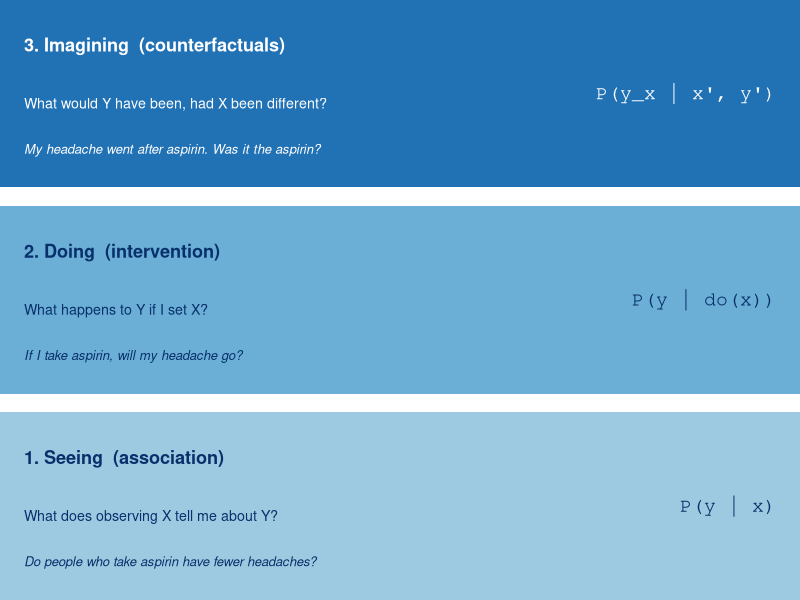
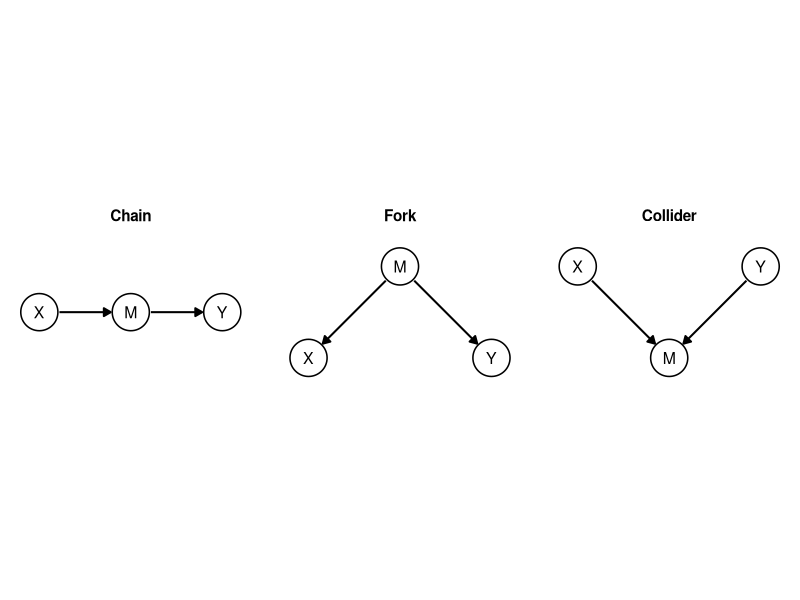
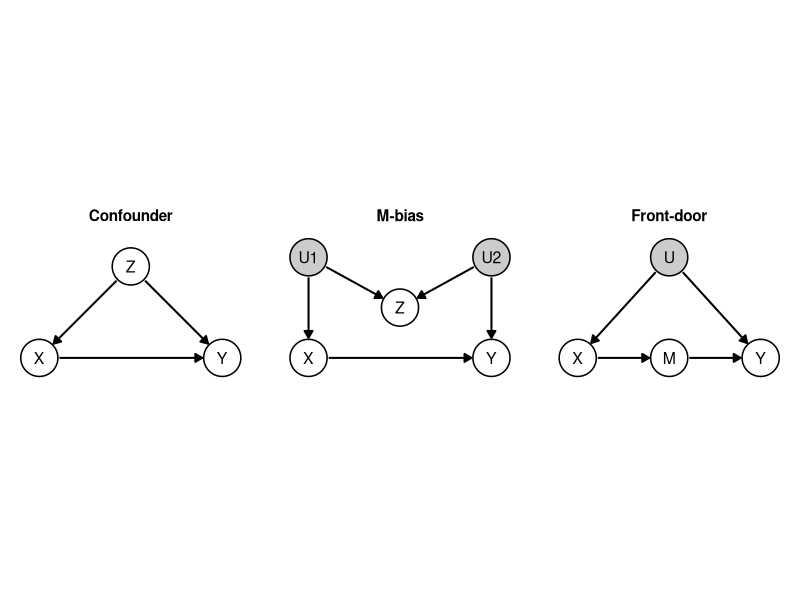

Write the R code that produced these figures, in order.
## ---- chunk 1
#| label: setup
#| include: false
library(ggplot2)
library(dplyr)
theme_set(theme_minimal(base_size = 12))
set.seed(2026)
## ---- chunk 2
#| label: fig-ladder
#| fig-cap: "The three rungs of the ladder of causation. Each rung needs strictly more causal knowledge than the one below it."
#| fig-height: 5
rungs <- tibble(
  ymin = c(0, 1.1, 2.2),
  ymax = c(1, 2.1, 3.2),
  fill = c("#9ecae1", "#6baed6", "#2171b5"),
  txt  = c("#08306b", "#08306b", "white"),
  title = c("1. Seeing  (association)",
            "2. Doing  (intervention)",
            "3. Imagining  (counterfactuals)"),
  q = c("What does observing X tell me about Y?",
        "What happens to Y if I set X?",
        "What would Y have been, had X been different?"),
  sym = c("P(y | x)", "P(y | do(x))", "P(y_x | x', y')"),
  ex = c("Do people who take aspirin have fewer headaches?",
         "If I take aspirin, will my headache go?",
         "My headache went after aspirin. Was it the aspirin?")
)
ggplot(rungs) +
  geom_rect(aes(xmin = 0, xmax = 10, ymin = ymin, ymax = ymax, fill = fill)) +
  geom_text(aes(x = 0.3, y = ymax - 0.2, label = title, colour = txt),
            hjust = 0, vjust = 1, fontface = "bold", size = 4.6) +
  geom_text(aes(x = 0.3, y = ymax - 0.52, label = q, colour = txt),
            hjust = 0, vjust = 1, size = 3.6) +
  geom_text(aes(x = 0.3, y = ymin + 0.18, label = ex, colour = txt),
            hjust = 0, vjust = 0, size = 3.3, fontface = "italic") +
  geom_text(aes(x = 9.7, y = (ymin + ymax) / 2, label = sym, colour = txt),
            hjust = 1, size = 5, family = "mono") +
  scale_fill_identity() + scale_colour_identity() +
  coord_cartesian(xlim = c(0, 10), ylim = c(0, 3.2), expand = FALSE) +
  theme_void()
## ---- chunk 3
#| label: same-data
n <- 1e6
# Model A: X causes Y
xa <- rbinom(n, 1, 0.5)
ya <- rbinom(n, 1, 0.3 + 0.4 * xa)
# Model B: hidden U drives both; X is a copy of U
ub <- rbinom(n, 1, 0.5)
xb <- ub
yb <- rbinom(n, 1, 0.3 + 0.4 * ub)

# intervening: set X by an outside coin
do_a <- function(x) mean(rbinom(n, 1, 0.3 + 0.4 * x))
do_b <- function(x) mean(rbinom(n, 1, 0.3 + 0.4 * ub))   # X has no arrow into Y

tibble(
  model = c("A: X causes Y", "B: X is a copy of a hidden cause"),
  `P(Y=1 | X=1)` = c(mean(ya[xa == 1]), mean(yb[xb == 1])),
  `P(Y=1 | X=0)` = c(mean(ya[xa == 0]), mean(yb[xb == 0])),
  `P(Y=1 | do(X=1))` = c(do_a(1), do_b(1)),
  `P(Y=1 | do(X=0))` = c(do_a(0), do_b(0))
) |> mutate(across(where(is.numeric), \(v) round(v, 3))) |> knitr::kable()
## ---- chunk 4
#| label: dag-helpers
# --- graph utilities (edges: data.frame with columns from, to) -----------
parents_of  <- function(e, v) e$from[e$to == v]
children_of <- function(e, v) e$to[e$from == v]

closure <- function(e, vs, step) {
  out <- vs
  repeat {
    new <- setdiff(unlist(lapply(out, \(v) step(e, v))), out)
    if (!length(new)) break
    out <- c(out, new)
  }
  out
}
ancestors_of   <- function(e, vs) closure(e, vs, parents_of)
descendants_of <- function(e, vs) closure(e, vs, children_of)

cut_in  <- function(e, nodes) e[!(e$to   %in% nodes), ]   # delete arrows INTO nodes
cut_out <- function(e, nodes) e[!(e$from %in% nodes), ]   # delete arrows OUT OF nodes

# d-separation via the moralised ancestral graph
d_sep <- function(e, x, y, z = character()) {
  anc <- ancestors_of(e, c(x, y, z))
  sub <- e[e$from %in% anc & e$to %in% anc, ]
  und <- data.frame(a = sub$from, b = sub$to)
  for (v in anc) {
    p <- sub$from[sub$to == v]
    if (length(p) > 1) {
      cm <- t(combn(p, 2))
      und <- rbind(und, data.frame(a = cm[, 1], b = cm[, 2]))
    }
  }
  und <- und[!(und$a %in% z | und$b %in% z), ]
  reach <- setdiff(x, z)
  frontier <- reach
  repeat {
    nb <- setdiff(unique(c(und$b[und$a %in% frontier], und$a[und$b %in% frontier])), reach)
    if (!length(nb)) break
    reach <- c(reach, nb)
    frontier <- nb
  }
  !any(y %in% reach)
}

# backdoor criterion: Z has no descendant of X, and blocks every path
# that starts with an arrow INTO X
backdoor_ok <- function(e, x, y, z) {
  !any(z %in% descendants_of(e, x)) && d_sep(cut_out(e, x), x, y, z)
}

# all minimal valid adjustment sets drawn from observed variables
adjustment_sets <- function(e, x, y, latent = character()) {
  cand <- setdiff(unique(c(e$from, e$to)), c(x, y, latent))
  ok <- list()
  for (k in 0:length(cand)) {
    combs <- if (k == 0) list(character()) else combn(cand, k, simplify = FALSE)
    for (s in combs) if (backdoor_ok(e, x, y, s)) ok[[length(ok) + 1]] <- s
  }
  Filter(\(s) !any(vapply(ok, \(t) length(t) < length(s) && all(t %in% s), logical(1))), ok)
}
fmt_sets <- function(s) {
  if (!length(s)) return("none")
  paste(vapply(s, \(v) if (length(v)) paste0("{", paste(v, collapse = ", "), "}") else "{} (nothing)",
               ""), collapse = "; ")
}

# --- drawing -------------------------------------------------------------
draw_dag <- function(nodes, edges) {
  lv <- unique(nodes$graph)
  seg <- edges |>
    left_join(select(nodes, graph, from = name, x, y), by = c("graph", "from")) |>
    left_join(select(nodes, graph, to = name, xend = x, yend = y), by = c("graph", "to")) |>
    mutate(len = sqrt((xend - x)^2 + (yend - y)^2),
           x2 = x + (xend - x) * (len - 0.22) / len, y2 = y + (yend - y) * (len - 0.22) / len,
           x1 = x + (xend - x) * 0.22 / len,         y1 = y + (yend - y) * 0.22 / len,
           graph = factor(graph, levels = lv))
  nodes <- mutate(nodes, graph = factor(graph, levels = lv))
  ggplot() +
    geom_segment(data = seg, aes(x = x1, y = y1, xend = x2, yend = y2),
                 arrow = arrow(length = unit(0.2, "cm"), type = "closed"), linewidth = 0.7) +
    geom_point(data = nodes, aes(x, y, fill = latent), shape = 21, size = 12, stroke = 0.8) +
    geom_text(data = nodes, aes(x, y, label = name), size = 4) +
    scale_fill_manual(values = c(`FALSE` = "white", `TRUE` = "grey80"), guide = "none") +
    facet_wrap(~graph, nrow = 1) +
    coord_fixed(xlim = c(-0.3, 2.3), ylim = c(-0.3, 1.3)) +
    theme_void() +
    theme(strip.text = element_text(face = "bold", size = 11, margin = margin(b = 6)))
}
## ---- chunk 5
#| label: fig-motifs
#| fig-cap: "The three building blocks of every causal diagram: a chain (mediator), a fork (common cause) and a collider (common effect)."
#| fig-height: 2.4
motif_nodes <- bind_rows(
  tibble(graph = "Chain", name = c("X", "M", "Y"), x = c(0, 1, 2), y = 0.5),
  tibble(graph = "Fork", name = c("X", "M", "Y"), x = c(0, 1, 2), y = c(0, 1, 0)),
  tibble(graph = "Collider", name = c("X", "M", "Y"), x = c(0, 1, 2), y = c(1, 0, 1))
) |> mutate(latent = FALSE)
motif_edges <- bind_rows(
  tibble(graph = "Chain", from = c("X", "M"), to = c("M", "Y")),
  tibble(graph = "Fork", from = c("M", "M"), to = c("X", "Y")),
  tibble(graph = "Collider", from = c("X", "Y"), to = c("M", "M"))
)
draw_dag(motif_nodes, motif_edges)
## ---- chunk 6
#| label: motif-table
motif_tab <- lapply(c("Chain", "Fork", "Collider"), \(g) {
  e <- motif_edges |> filter(graph == g) |> select(from, to)
  tibble(structure = g,
         `X, Y independent?` = d_sep(e, "X", "Y"),
         `X, Y independent given M?` = d_sep(e, "X", "Y", "M"))
}) |> bind_rows()
knitr::kable(motif_tab)
## ---- chunk 7
#| label: collider-sim
N <- 1e5
talent <- rnorm(N); looks <- rnorm(N)
hired <- (talent + looks) > quantile(talent + looks, 0.9)
c(everyone = cor(talent, looks), hired_only = cor(talent[hired], looks[hired]))
## ---- chunk 8
#| label: simpson
ks <- tibble(
  treatment = rep(c("A: open surgery", "B: percutaneous"), each = 2),
  size      = rep(c("small", "large"), 2),
  n         = c(87, 263, 270, 80),
  recovered = c(81, 192, 234, 55)
) |> mutate(rate = recovered / n)

by_size <- ks |> mutate(rate = sprintf("%.1f%%  (%d/%d)", 100 * rate, recovered, n)) |>
  select(treatment, size, rate) |> tidyr::pivot_wider(names_from = size, values_from = rate)

overall <- ks |> group_by(treatment) |>
  summarise(overall = sprintf("%.1f%%", 100 * sum(recovered) / sum(n)))

knitr::kable(left_join(by_size, overall, by = "treatment"))
## ---- chunk 9
#| label: simpson-adjust
pz <- ks |> group_by(size) |> summarise(n = sum(n)) |> mutate(pz = n / sum(n))
adj <- ks |> left_join(select(pz, size, pz), by = "size") |>
  group_by(treatment) |>
  summarise(`naive P(recover | treatment)` = sum(recovered) / sum(n),
            `adjusted P(recover | do(treatment))` = sum(rate * pz))
knitr::kable(adj, digits = 3)
## ---- chunk 10
#| label: fig-dags
#| fig-cap: "Three diagrams. Grey nodes are unobserved. Left: a simple confounder. Middle: 'M-bias', where the observed Z is a collider. Right: the front-door graph, where the confounder U is never observed."
#| fig-height: 2.6
dag_nodes <- bind_rows(
  tibble(graph = "Confounder", name = c("Z", "X", "Y"), x = c(1, 0, 2), y = c(1, 0, 0), latent = FALSE),
  tibble(graph = "M-bias", name = c("U1", "U2", "Z", "X", "Y"),
         x = c(0, 2, 1, 0, 2), y = c(1.1, 1.1, 0.55, 0, 0),
         latent = c(TRUE, TRUE, FALSE, FALSE, FALSE)),
  tibble(graph = "Front-door", name = c("U", "X", "M", "Y"),
         x = c(1, 0, 1, 2), y = c(1.1, 0, 0, 0), latent = c(TRUE, FALSE, FALSE, FALSE))
)
dag_edges <- bind_rows(
  tibble(graph = "Confounder", from = c("Z", "Z", "X"), to = c("X", "Y", "Y")),
  tibble(graph = "M-bias", from = c("U1", "U1", "U2", "U2", "X"), to = c("X", "Z", "Z", "Y", "Y")),
  tibble(graph = "Front-door", from = c("U", "U", "X", "M"), to = c("X", "Y", "M", "Y"))
)
draw_dag(dag_nodes, dag_edges)
## ---- chunk 11
#| label: adjustment-table
latent <- list(Confounder = character(), `M-bias` = c("U1", "U2"), `Front-door` = "U")
adj_tab <- lapply(names(latent), \(g) {
  e <- dag_edges |> filter(graph == g) |> select(from, to)
  tibble(graph = g, `valid adjustment sets` = fmt_sets(adjustment_sets(e, "X", "Y", latent[[g]])))
}) |> bind_rows()
knitr::kable(adj_tab)
## ---- chunk 12
#| label: frontdoor-rules
fd <- dag_edges |> filter(graph == "Front-door") |> select(from, to)
tibble(
  step = c("1. P(m | do(x)) = P(m | x)       [Rule 2: X's own effect on M is unconfounded]",
           "2. P(y | do(m)) = sum_x' P(y | m, x') P(x')   [backdoor via X]",
           "3. P(y | do(x), do(m)) = P(y | do(m))   [Rule 3: once M is set, X is irrelevant]"),
  `graph condition holds?` = c(
    d_sep(cut_out(fd, "X"), "X", "M"),
    backdoor_ok(fd, "M", "Y", "X"),
    d_sep(cut_in(fd, c("X", "M")), "X", "Y", "M")
  )
) |> knitr::kable()
## ---- chunk 13
#| label: frontdoor-sim
# SCM:  U -> X, U -> Y, X -> M -> Y     (U hidden)
n <- 2e6
sim <- function(do_x = NULL) {
  u <- rbinom(n, 1, 0.5)
  x <- if (is.null(do_x)) rbinom(n, 1, 0.2 + 0.6 * u) else rep(do_x, n)
  m <- rbinom(n, 1, 0.1 + 0.7 * x)
  y <- rbinom(n, 1, 0.1 + 0.5 * m + 0.3 * u)
  data.frame(x, m, y)
}
d <- sim()

# ground truth: actually intervene in the simulator
truth <- c(`do(X=0)` = mean(sim(0)$y), `do(X=1)` = mean(sim(1)$y))
# naive: just condition on X
naive <- c(`do(X=0)` = mean(d$y[d$x == 0]), `do(X=1)` = mean(d$y[d$x == 1]))
# front-door formula using only observed x, m, y
front <- function(d, x) {
  px <- prop.table(table(d$x))
  sum(sapply(0:1, \(m) {
    pm <- mean(d$m[d$x == x] == m)
    inner <- sum(sapply(0:1, \(xp) mean(d$y[d$x == xp & d$m == m]) * px[as.character(xp)]))
    pm * inner
  }))
}
fdoor <- c(`do(X=0)` = front(d, 0), `do(X=1)` = front(d, 1))

res <- rbind(`True (simulated intervention)` = truth,
             `Naive conditioning on X` = naive,
             `Front-door formula` = fdoor)
res <- cbind(res, `effect (do1 - do0)` = res[, 2] - res[, 1])
knitr::kable(round(res, 3))
## ---- chunk 14
#| label: pn
types <- tibble(
  type = c("doomed", "immune", "causal", "preventive"),
  p    = c(0.30, 0.25, 0.35, 0.10),    # population share
  y0   = c(0, 1, 0, 1),                # recovery without treatment
  y1   = c(0, 1, 1, 0),                # recovery with treatment
  px   = c(0.30, 0.50, 0.70, 0.40)     # P(treated | type): confounded
) |> mutate(
  p_x1 = p * px,           # P(type, X = 1)
  p_x0 = p * (1 - px)      # P(type, X = 0)
)

# observational probabilities
P_x1y1 <- sum(types$p_x1 * types$y1)
P_x0y0 <- sum(types$p_x0 * (1 - types$y0))
P_y1   <- sum(types$p_x1 * types$y1) + sum(types$p_x0 * types$y0)
# interventional (experimental) probabilities
P_y_do0 <- sum(types$p * types$y0)
P_y_do1 <- sum(types$p * types$y1)

lower <- max(0, (P_y1 - P_y_do0) / P_x1y1)
upper <- min(1, ((1 - P_y_do0) - P_x0y0) / P_x1y1)

# ground truth PN, available only because we know each person's type
pn_true <- sum(types$p_x1[types$type == "causal"]) /
           sum(types$p_x1 * types$y1)

tibble(
  quantity = c("Naive risk difference  P(y|x) - P(y|x')",
               "Causal effect  P(y|do(x)) - P(y|do(x'))",
               "PN lower bound", "PN true value (needs the types)", "PN upper bound"),
  value = c(P_x1y1 / sum(types$p_x1) - sum(types$p_x0 * types$y0) / sum(types$p_x0),
            P_y_do1 - P_y_do0, lower, pn_true, upper)
) |> knitr::kable(digits = 3)
